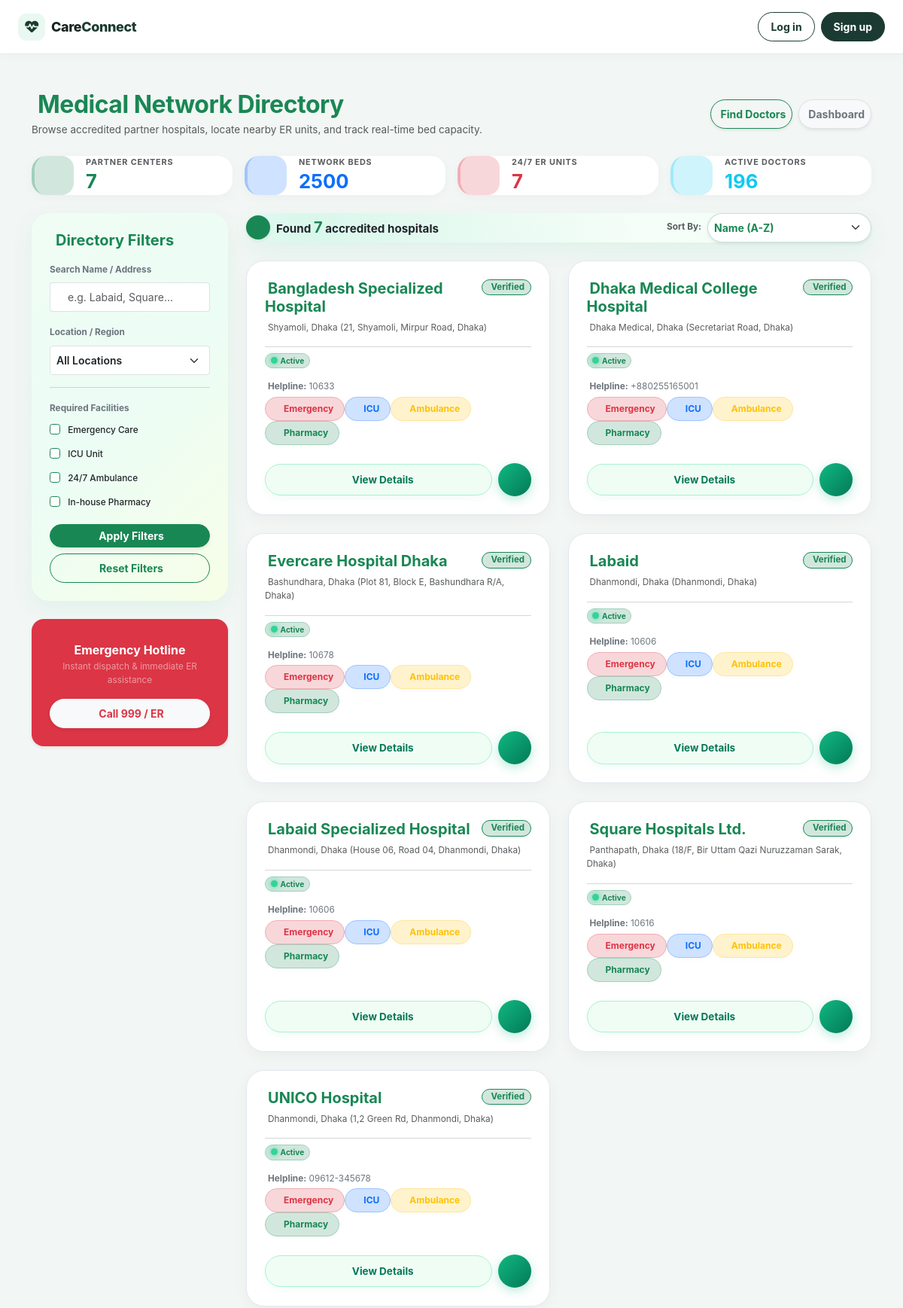
Page /hospitals/ (upper part) on the earlier database version.
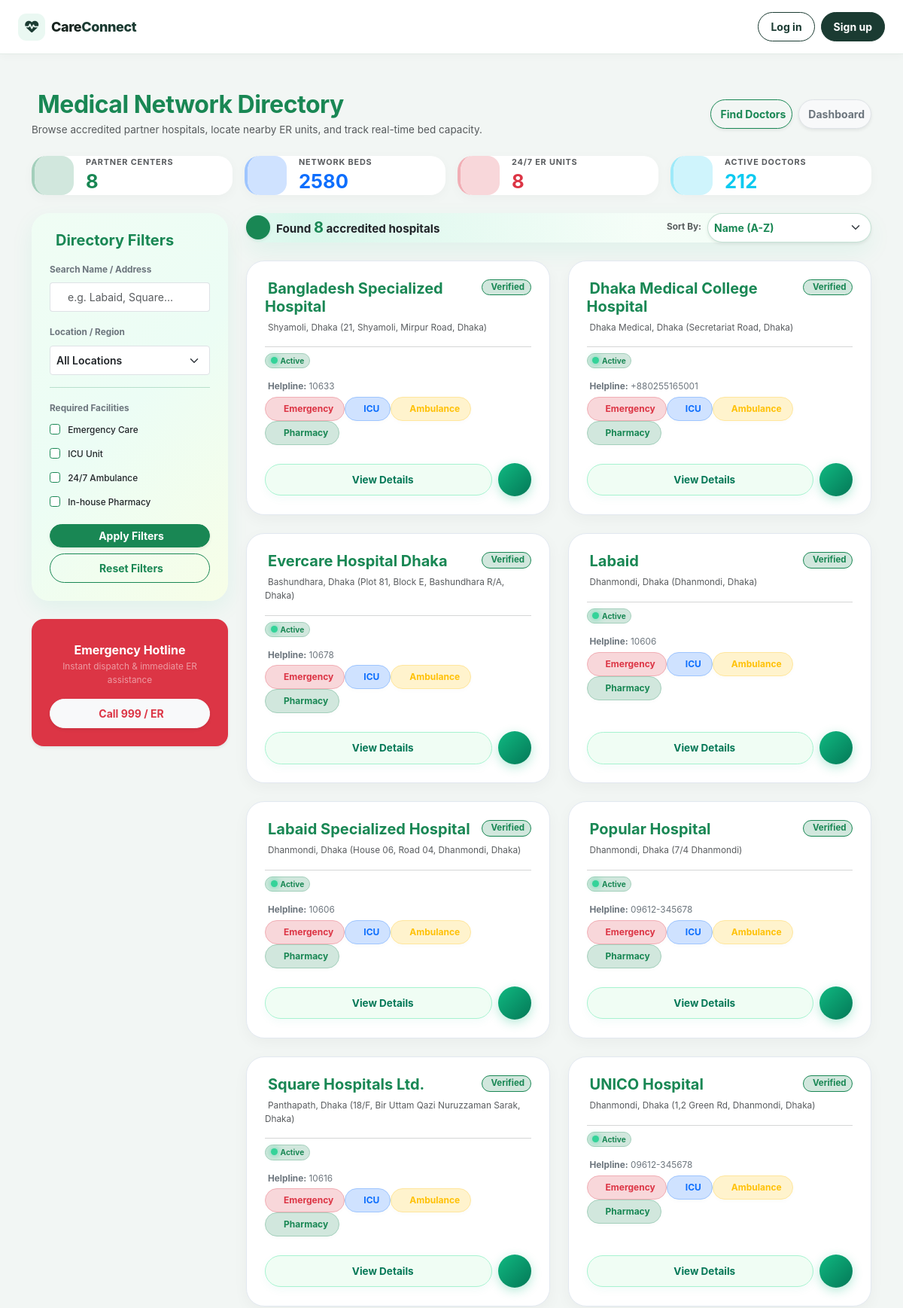
Same page on the later database version.
### hospitals/models.py (models this page shows, shortened)
class Hospital(models.Model):
    name = models.CharField(max_length=200)
    address = models.CharField(max_length=300)
    location = models.CharField(max_length=150, default="Dhanmondi, Dhaka")
    image = models.ImageField(upload_to='hospitals/', blank=True, null=True)
    rating = models.DecimalField(max_digits=3, decimal_places=1, default=4.5)
    reviews_count = models.IntegerField(default=120)
    total_beds = models.IntegerField(default=300)
    total_doctors = models.IntegerField(default=24)
    distance = models.CharField(max_length=50, default="1.2 km away")
    latitude = models.FloatField(default=23.7461, null=True, blank=True)
    longitude = models.FloatField(default=90.3742, null=True, blank=True)
    helpline = models.CharField(max_length=50, default="09612-345678")
    emergency_contact = models.CharField(max_length=50, default="01713-456789")
    email = models.EmailField(default="info@labaidgroup.com")
    website = models.URLField(default="https://www.labaidgroup.com")
    description = models.TextField(blank=True)
    has_icu = models.BooleanField(default=True)
    has_ccu = models.BooleanField(default=True)
    has_nicu = models.BooleanField(default=True)
    has_emergency = models.BooleanField(default=True)
    has_ambulance = models.BooleanField(default=True)
    has_pharmacy = models.BooleanField(default=True)

### hospitals/views.py (the view)
# urls.py: path('', views.hospital_list_view, name='hospital_list'),
def hospital_list_view(request):
    query = request.GET.get('q', '').strip()
    location_filter = request.GET.get('location', '').strip()
    sort_by = request.GET.get('sort', 'name')
    has_emergency = request.GET.get('emergency', '')
    has_icu = request.GET.get('icu', '')
    has_ambulance = request.GET.get('ambulance', '')
    has_pharmacy = request.GET.get('pharmacy', '')
    hospitals = Hospital.objects.all().prefetch_related('doctors')
    if query:
        hospitals = hospitals.filter(
            Q(name__icontains=query) |
            Q(location__icontains=query) |
            Q(address__icontains=query)
        )
    if location_filter:
        hospitals = hospitals.filter(location__icontains=location_filter)
    if has_emergency == 'true':
        hospitals = hospitals.filter(has_emergency=True)
    if has_icu == 'true':
        hospitals = hospitals.filter(has_icu=True)
    if has_ambulance == 'true':
        hospitals = hospitals.filter(has_ambulance=True)
    if has_pharmacy == 'true':
        hospitals = hospitals.filter(has_pharmacy=True)
    if sort_by == 'beds_desc':
        hospitals = hospitals.order_by('-total_beds')
    elif sort_by == 'doctors_desc':
        hospitals = hospitals.annotate(num_doctors=Count('doctors')).order_by('-num_doctors')
    elif sort_by == 'name_desc':
        hospitals = hospitals.order_by('-name')
    else:
        hospitals = hospitals.order_by('name')
    all_hospitals = Hospital.objects.all()
    total_hospitals = all_hospitals.count()
    total_beds = all_hospitals.aggregate(Sum('total_beds'))['total_beds__sum'] or 0
    total_doctors = all_hospitals.aggregate(Sum('total_doctors'))['total_doctors__sum'] or 0
    emergency_centers = all_hospitals.filter(has_emergency=True).count()
    locations = Hospital.objects.values_list('location', flat=True).distinct()
    context = {
        'hospitals': hospitals,
        'results_count': hospitals.count(),
        'total_hospitals': total_hospitals,
        'total_beds': total_beds,
        'total_doctors': total_doctors,
        'emergency_centers': emergency_centers,
        'locations': locations,
        'query': query,
        'location_filter': location_filter,
        'sort_by': sort_by,
        'has_emergency': has_emergency,
        'has_icu': has_icu,
        'has_ambulance': has_ambulance,
        'has_pharmacy': has_pharmacy,
    }
    return render(request, 'hospitals/hospital_list.html', context)

### hospitals/templates/hospitals/hospital_list.html (shortened to what the changed rows need)
{% extends 'base.html' %}
{% block content %}
<div class="container py-4 animate-fade-in">
    <div class="d-flex justify-content-between align-items-center mb-4 flex-wrap gap-2">
        <div>
            <h2 class="fw-bold text-success mb-1" style="letter-spacing: -0.5px;">
                Medical Network Directory
            </h2>
        </div>
    </div>
    <div class="row g-3 mb-4">
        <div class="col-md-3 col-6">
            <div class="card p-3.5 border-0 border-start border-success border-4 metric-card-modern border-success-subtle h-100">
                <div class="d-flex align-items-center">
                    <div>
                        <h6 class="text-muted mb-1 text-uppercase fw-bold" style="font-size: 0.68rem; letter-spacing: 0.8px;">Partner Centers</h6>
                        <h3 class="fw-bold mb-0 text-success counter-val" style="font-size: 1.6rem;">{{ total_hospitals|default:"1" }}</h3>
                    </div>
                </div>
            </div>
        </div>
        <div class="col-md-3 col-6">
            <div class="card p-3.5 border-0 border-start border-primary border-4 metric-card-modern border-primary-subtle h-100">
                <div class="d-flex align-items-center">
                    <div>
                        <h6 class="text-muted mb-1 text-uppercase fw-bold" style="font-size: 0.68rem; letter-spacing: 0.8px;">Network Beds</h6>
                        <h3 class="fw-bold mb-0 text-primary counter-val" style="font-size: 1.6rem;">{{ total_beds|default:"300" }}</h3>
                    </div>
                </div>
            </div>
        </div>
        <div class="col-md-3 col-6">
            <div class="card p-3.5 border-0 border-start border-danger border-4 metric-card-modern border-danger-subtle h-100">
                <div class="d-flex align-items-center">
                    <div>
                        <h6 class="text-muted mb-1 text-uppercase fw-bold" style="font-size: 0.68rem; letter-spacing: 0.8px;">24/7 ER Units</h6>
                        <h3 class="fw-bold mb-0 text-danger counter-val" style="font-size: 1.6rem;">{{ emergency_centers|default:"1" }}</h3>
                    </div>
                </div>
            </div>
        </div>
        <div class="col-md-3 col-6">
            <div class="card p-3.5 border-0 border-start border-info border-4 metric-card-modern border-info-subtle h-100">
                <div class="d-flex align-items-center">
                    <div>
                        <h6 class="text-muted mb-1 text-uppercase fw-bold" style="font-size: 0.68rem; letter-spacing: 0.8px;">Active Doctors</h6>
                        <h3 class="fw-bold mb-0 text-info counter-val" style="font-size: 1.6rem;">{{ total_doctors|default:"24" }}</h3>
                    </div>
                </div>
            </div>
        </div>
    </div>
    <div class="row">
        <div class="col-lg-9">
            <div class="card border-0 p-3.5 mb-4 results-banner-elegant">
                <div class="d-flex justify-content-between align-items-center flex-wrap gap-2">
                    <div class="d-flex align-items-center gap-2">
                        <span class="text-dark fw-bold" style="font-size: 0.95rem;">
                            Found <span class="text-success fs-5 fw-extrabold">{{ results_count }}</span> accredited hospitals
                        </span>
                    </div>
                </div>
            </div>
            <div class="row">
                {% for hospital in hospitals %}
                <div class="col-md-6 mb-4">
                    <div class="card h-100 hospital-card-modern p-4">
                        <div class="card-body d-flex flex-column justify-content-between p-0">
                            <div>
                                <div class="d-flex justify-content-between align-items-start mb-2">
                                    <h5 class="card-title text-success fw-bold mb-0">
                                        <a href="{% url 'hospital_detail' hospital.pk %}" class="text-decoration-none text-success">
                                             {{ hospital.name }}
                                        </a>
                                    </h5>
                                    <span class="badge bg-success-subtle text-success border border-success px-2.5 py-1 rounded-pill" style="font-size: 0.72rem;">
                                         Verified
                                    </span>
                                </div>
                                <p class="small text-muted mb-3"> {{ hospital.location }} {% if hospital.address %}({{ hospital.address }}){% endif %}</p>
                                <hr class="text-muted opacity-25 my-2">
                                <div class="mb-3 d-flex justify-content-between align-items-center">
                                    <span class="badge bg-success-subtle text-success border border-success-subtle rounded-pill px-2.5 py-1 fw-bold small">
                                        <span class="pulse-live-dot me-1"></span>Active
                                    </span>
                                </div>
                                <p class="card-text mb-1 small text-secondary">
                                     <strong>Helpline:</strong> {{ hospital.helpline|default:hospital.emergency_contact|default:"09612-345678" }}
                                </p>
                                <div class="d-flex flex-wrap gap-1.5 mb-4">
                                    {% if hospital.has_emergency %}
                                    <span class="facility-badge-item bg-danger-subtle text-danger border border-danger-subtle">Emergency</span>
                                    {% endif %}
                                    {% if hospital.has_icu %}
                                    <span class="facility-badge-item bg-primary-subtle text-primary border border-primary-subtle">ICU</span>
                                    {% endif %}
                                    {% if hospital.has_ambulance %}
                                    <span class="facility-badge-item bg-warning-subtle text-warning border border-warning-subtle">Ambulance</span>
                                    {% endif %}
                                    {% if hospital.has_pharmacy %}
                                    <span class="facility-badge-item bg-success-subtle text-success border border-success-subtle">Pharmacy</span>
                                    {% endif %}
                                </div>
                            </div>
                            <div class="d-flex align-items-center gap-2">
                                <a href="{% url 'hospital_detail' hospital.pk %}" class="btn-view-details w-100">
                                     View Details
                                </a>
                                {% if hospital.helpline %}
                                <a href="tel:{{ hospital.helpline }}" class="btn-cute-call" title="Call Hospital">
                                </a>
                                {% else %}
                                <a href="tel:09612345678" class="btn-cute-call" title="Call Helpline">
                                    <i class="bi bi-telephone-outbound-fill"></i>
                                </a>
                                {% endif %}
                            </div>
                        </div>
                    </div>
                </div>
                {% endfor %}
            </div>
        </div>
    </div>
</div>
{% endblock %}

Differences in the rows shown:
added Hospital: name "Popular Hospital", location "Dhanmondi, Dhaka", address "7/4 Dhanmondi", helpline "09612-345678", has_emergency "Emergency", has_icu "ICU", has_ambulance "Ambulance", has_pharmacy "Pharmacy"
Other differences:
{{ total_hospitals|default:"1" }}: "7" → "8"
{{ total_beds|default:"300" }}: "2500" → "2580"
{{ emergency_centers|default:"1" }}: "7" → "8"
{{ total_doctors|default:"24" }}: "196" → "212"
{{ results_count }}: "7" → "8"
